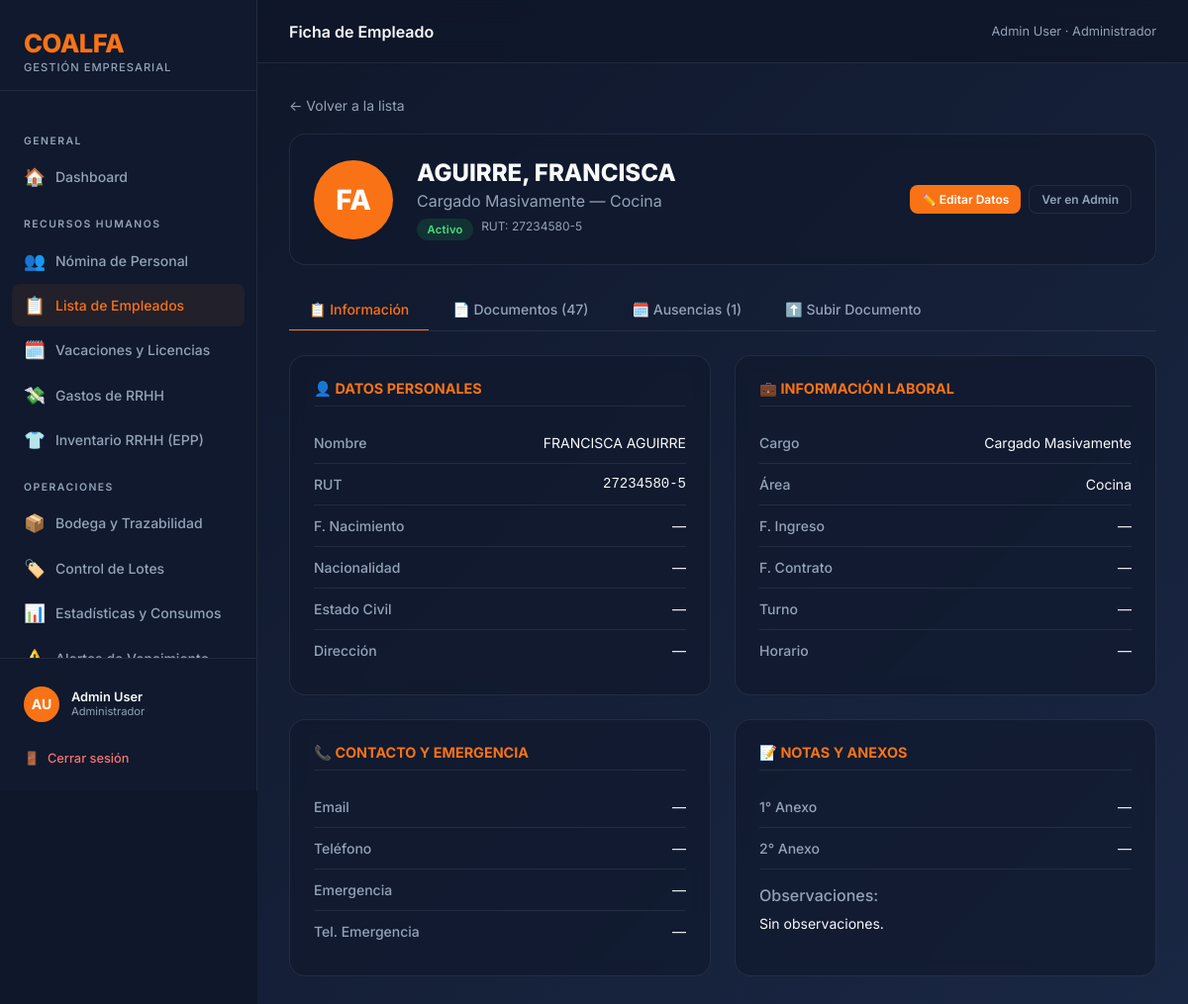
/rrhh/empleados/51/ (signed in), run on the app's committed database.
### coalfa/models.py (models this page shows, shortened)
class Usuario(AbstractBaseUser, PermissionsMixin):
    ROL_CHOICES = [
        ("ADMIN", "Administrador"),
        ("RRHH", "Recursos Humanos"),
        ("OPERACIONAL", "Operacional"),
        ("GERENTE", "Gerente"),
        ("AUDITOR", "Auditor (Solo Lectura)"),
    ]
    rut = models.CharField(max_length=12, unique=True, verbose_name="RUT", validators=[rut_validator])
    nombre = models.CharField(max_length=60, verbose_name="Nombre")
    apellido = models.CharField(max_length=60, verbose_name="Apellido")
    rol = models.CharField(max_length=15, choices=ROL_CHOICES, default="RRHH", verbose_name="Rol")
    is_active = models.BooleanField(default=True, verbose_name="Activo")
    is_staff = models.BooleanField(default=False, verbose_name="Es staff")
    solicitud_pendiente = models.BooleanField(default=False, verbose_name="Solicitud pendiente de aprobación")
    date_joined = models.DateTimeField(default=timezone.now, verbose_name="Fecha de registro")
    USERNAME_FIELD = "rut"
    REQUIRED_FIELDS = ["nombre", "apellido"]
    objects = UsuarioManager()
    def get_full_name(self):
        return f"{self.nombre} {self.apellido}"
    class Meta:
        verbose_name = "Usuario"
        verbose_name_plural = "Usuarios"

### rrhh/models.py (models this page shows, shortened)
class Empleado(models.Model):
    ESTADO_CHOICES = [
        ("ACTIVO", "Activo"),
        ("VACACIONES", "En Vacaciones"),
        ("LICENCIA", "Con Licencia"),
        ("FINIQUITADO", "Finiquitado"),
    ]
    AREA_CHOICES = [
        ("BODEGA", "Bodega"),
        ("COCINA", "Cocina"),
        ("REPOSTERIA", "Repostería"),
        ("LINEA", "Línea"),
        ("ADMINISTRACION", "Administración"),
        ("RRHH", "Recursos Humanos"),
        ("OTRO", "Otro"),
    ]
    nombre = models.CharField(max_length=100)
    apellido = models.CharField(max_length=100)
    rut = models.CharField(max_length=12, unique=True, validators=[rut_validator])
    cargo = models.CharField(max_length=100)
    area = models.CharField(max_length=20, choices=AREA_CHOICES, default="OTRO")
    email = models.EmailField(blank=True, null=True)
    telefono = models.CharField(max_length=20, blank=True, null=True)
    estado = models.CharField(max_length=15, choices=ESTADO_CHOICES, default="ACTIVO", db_index=True)
    fecha_ingreso = models.DateField(null=True, blank=True)
    fecha_nacimiento = models.DateField(null=True, blank=True)
    nacionalidad = models.CharField(max_length=50, blank=True)
    direccion = models.CharField(max_length=255, blank=True)
    estado_civil = models.CharField(max_length=20, blank=True)
    fecha_contrato = models.DateField(null=True, blank=True)
    anexo_1 = models.DateField(null=True, blank=True)
    anexo_2 = models.DateField(null=True, blank=True)
    turno = models.CharField(max_length=50, blank=True)
    horario = models.CharField(max_length=100, blank=True)
    emergencia_nombre = models.CharField(max_length=100, blank=True)
    emergencia_telefono = models.CharField(max_length=20, blank=True)
    observaciones = models.TextField(blank=True)
    foto = models.ImageField(upload_to="empleados/fotos/", blank=True, null=True)
    class Meta:
        verbose_name = "Empleado"
        verbose_name_plural = "Empleados"
        ordering = ["apellido", "nombre"]

### rrhh/views.py (the view, shortened to what this page needs)
# urls.py: path("empleados/<int:pk>/", views.detalle_empleado, name="rrhh_detalle_empleado"),
@rrhh_required
def detalle_empleado(request, pk):
    empleado = get_object_or_404(Empleado, pk=pk)
    documentos = empleado.documentos.all()
    ausencias = empleado.ausencias.all()
    form = SubirDocumentoForm()
    return render(request, "rrhh/detalle_empleado.html", {
        "empleado": empleado, "documentos": documentos,
        "ausencias": ausencias, "form": form,
        "tipo_choices": Documento.TIPO_CHOICES,
    })

### coalfa/context_processors.py (called while the page is built)
def solicitudes_pendientes(request):
    if request.user.is_authenticated and getattr(request.user, 'rol', None) == 'ADMIN':
        count = Usuario.objects.filter(solicitud_pendiente=True).count()
        return {'solicitudes_count': count}
    return {}

### rrhh/templates/rrhh/detalle_empleado.html (shortened to what this page needs)
{% extends 'base.html' %}
{% block topbar_title %}Ficha de Empleado{% endblock %}
{% block nav_empleados %}active{% endblock %}
{% block content %}
<a href="{% url 'rrhh_lista_empleados' %}"
    style="color:var(--text-muted);text-decoration:none;font-size:0.875rem;display:inline-flex;align-items:center;gap:0.25rem;margin-bottom:1.25rem;">←
    Volver a la lista</a>
<div class="card" style="margin-bottom:1.5rem;">
    <div style="display:flex;align-items:center;gap:1.5rem;flex-wrap:wrap;">
        {% if empleado.foto %}
        <img src="{{ empleado.foto.url }}" style="width:80px;height:80px;border-radius:50%;object-fit:cover;">
        {% else %}
        <div
            style="width:80px;height:80px;border-radius:50%;background:var(--accent);display:flex;align-items:center;justify-content:center;font-size:1.75rem;font-weight:800;color:white;flex-shrink:0;">
            {{ empleado.nombre|first }}{{ empleado.apellido|first }}
        </div>
        {% endif %}
        <div style="flex:1;">
            <h1 style="font-size:1.5rem;font-weight:800;">{{ empleado.apellido }}, {{ empleado.nombre }}</h1>
            <p style="color:var(--text-muted);margin-top:0.25rem;">{{ empleado.cargo }} &mdash; {{ empleado.get_area_display }}</p>
            <div style="margin-top:0.5rem;display:flex;gap:0.5rem;flex-wrap:wrap;">
                <span class="badge badge-{{ empleado.estado|lower }}">{{ empleado.get_estado_display }}</span>
                <span style="font-size:0.75rem;color:var(--text-muted);">RUT: {{ empleado.rut }}</span>
            </div>
        </div>
        <div style="display:flex; gap:0.5rem; flex-wrap:wrap;">
            <a href="{% url 'rrhh_editar_empleado' empleado.pk %}" class="btn btn-primary btn-sm">✏️ Editar Datos</a>
            <a href="/admin/rrhh/empleado/{{ empleado.pk }}/change/" class="btn btn-ghost btn-sm">Ver en Admin</a>
        </div>
    </div>
</div>
<div class="tabs">
    <a class="tab active" href="#" onclick="switchTab(event,'tab-info')">📋 Información</a>
    <a class="tab" href="#" onclick="switchTab(event,'tab-docs')">📄 Documentos ({{ documentos.count }})</a>
    <a class="tab" href="#" onclick="switchTab(event,'tab-ausencias')">🗓️ Ausencias ({{ ausencias.count }})</a>
    <a class="tab" href="#" onclick="switchTab(event,'tab-subir')">⬆️ Subir Documento</a>
</div>
<div id="tab-info" class="panel active">
    <div style="display: grid; grid-template-columns: repeat(auto-fit, minmax(280px, 1fr)); gap: 1.5rem;">
        <div class="card">
            <h3 style="font-size: 0.9rem; font-weight: 700; margin-bottom: 1rem; border-bottom: 1px solid var(--border); padding-bottom: 0.5rem; color: var(--accent);">👤 DATOS PERSONALES</h3>
            <div class="info-row"><span class="info-label">Nombre</span><span>{{ empleado.nombre }} {{ empleado.apellido }}</span></div>
            <div class="info-row"><span class="info-label">RUT</span><span style="font-family:monospace;">{{ empleado.rut }}</span></div>
            <div class="info-row"><span class="info-label">F. Nacimiento</span><span>{{ empleado.fecha_nacimiento|date:"d/m/Y"|default:"—" }}</span></div>
            <div class="info-row"><span class="info-label">Nacionalidad</span><span>{{ empleado.nacionalidad|default:"—" }}</span></div>
            <div class="info-row"><span class="info-label">Estado Civil</span><span>{{ empleado.estado_civil|default:"—" }}</span></div>
            <div class="info-row" style="border:none;"><span class="info-label">Dirección</span><span>{{ empleado.direccion|default:"—" }}</span></div>
        </div>
        <div class="card">
            <h3 style="font-size: 0.9rem; font-weight: 700; margin-bottom: 1rem; border-bottom: 1px solid var(--border); padding-bottom: 0.5rem; color: var(--accent);">💼 INFORMACIÓN LABORAL</h3>
            <div class="info-row"><span class="info-label">Cargo</span><span>{{ empleado.cargo }}</span></div>
            <div class="info-row"><span class="info-label">Área</span><span>{{ empleado.get_area_display }}</span></div>
            <div class="info-row"><span class="info-label">F. Ingreso</span><span>{{ empleado.fecha_ingreso|date:"d/m/Y"|default:"—" }}</span></div>
            <div class="info-row"><span class="info-label">F. Contrato</span><span>{{ empleado.fecha_contrato|date:"d/m/Y"|default:"—" }}</span></div>
            <div class="info-row"><span class="info-label">Turno</span><span>{{ empleado.turno|default:"—" }}</span></div>
            <div class="info-row" style="border:none;"><span class="info-label">Horario</span><span>{{ empleado.horario|default:"—" }}</span></div>
        </div>
        <div class="card">
            <h3 style="font-size: 0.9rem; font-weight: 700; margin-bottom: 1rem; border-bottom: 1px solid var(--border); padding-bottom: 0.5rem; color: var(--accent);">📞 CONTACTO Y EMERGENCIA</h3>
            <div class="info-row"><span class="info-label">Email</span><span>{{ empleado.email|default:"—" }}</span></div>
            <div class="info-row"><span class="info-label">Teléfono</span><span>{{ empleado.telefono|default:"—" }}</span></div>
            <div class="info-row"><span class="info-label">Emergencia</span><span>{{ empleado.emergencia_nombre|default:"—" }}</span></div>
            <div class="info-row" style="border:none;"><span class="info-label">Tel. Emergencia</span><span>{{ empleado.emergencia_telefono|default:"—" }}</span></div>
        </div>
        <div class="card">
            <h3 style="font-size: 0.9rem; font-weight: 700; margin-bottom: 1rem; border-bottom: 1px solid var(--border); padding-bottom: 0.5rem; color: var(--accent);">📝 NOTAS Y ANEXOS</h3>
            <div class="info-row"><span class="info-label">1° Anexo</span><span>{{ empleado.anexo_1|date:"d/m/Y"|default:"—" }}</span></div>
            <div class="info-row"><span class="info-label">2° Anexo</span><span>{{ empleado.anexo_2|date:"d/m/Y"|default:"—" }}</span></div>
            <div style="margin-top: 1rem;">
                <span class="info-label" style="display:block; margin-bottom:0.5rem;">Observaciones:</span>
                <p style="font-size:0.875rem; color:var(--text); line-height:1.5; white-space: pre-wrap;">{{ empleado.observaciones|default:"Sin observaciones." }}</p>
            </div>
        </div>
    </div>
</div>
{% endblock %}

### templates/base.html (shortened to what this page needs)
<!DOCTYPE html>
<html lang="es">
<head>
    <link rel="stylesheet" href="https://unpkg.com/nprogress@0.2.0/nprogress.css" />
</head>
<body>
    <div class="sidebar">
        <div class="sidebar-brand">
            <div class="logo-text">COALFA</div>
            <div class="logo-sub">Gestión Empresarial</div>
        </div>
        <nav class="sidebar-nav">
            <div class="nav-section-label">General</div>
            <a href="{% url 'dashboard' %}" class="nav-item {% block nav_home %}{% endblock %}">
                <span class="icon">🏠</span> Dashboard
            </a>
            {% if user.rol == 'RRHH' or user.rol == 'ADMIN' or user.rol == 'GERENTE' or user.rol == 'AUDITOR' %}
            <div class="nav-section-label">Recursos Humanos</div>
            <a href="{% url 'rrhh_dashboard' %}" class="nav-item {% block nav_rrhh %}{% endblock %}">
                <span class="icon">👥</span> Nómina de Personal
            </a>
            <a href="{% url 'rrhh_lista_empleados' %}" class="nav-item {% block nav_empleados %}{% endblock %}">
                <span class="icon">📋</span> Lista de Empleados
            </a>
            <a href="{% url 'rrhh_ausencias' %}" class="nav-item {% block nav_ausencias %}{% endblock %}">
                <span class="icon">🗓️</span> Vacaciones y Licencias
            </a>
            <a href="{% url 'rrhh_gastos' %}" class="nav-item {% block nav_rrhh_gastos %}{% endblock %}">
                <span class="icon">💸</span> Gastos de RRHH
            </a>
            <a href="{% url 'rrhh_inventario' %}" class="nav-item {% block nav_rrhh_inventario %}{% endblock %}">
                <span class="icon">👕</span> Inventario RRHH (EPP)
            </a>
            {% endif %}
            {% if user.rol == 'OPERACIONAL' or user.rol == 'ADMIN' or user.rol == 'GERENTE' or user.rol == 'AUDITOR' %}
            <div class="nav-section-label">Operaciones</div>
            <a href="{% url 'inventario_dashboard' %}" class="nav-item {% block nav_inventario %}{% endblock %}">
                <span class="icon">📦</span> Bodega y Trazabilidad
            </a>
            <a href="{% url 'inventario_lista_lotes' %}" class="nav-item {% block nav_lotes %}{% endblock %}">
                <span class="icon">🏷️</span> Control de Lotes
            </a>
            <a href="{% url 'inventario_resumen_consumo' %}" class="nav-item {% block nav_consumo %}{% endblock %}">
                <span class="icon">📊</span> Estadísticas y Consumos
            </a>
            <a href="{% url 'inventario_alertas' %}" class="nav-item {% block nav_alertas %}{% endblock %}">
                <span class="icon">⚠️</span> Alertas de Vencimiento
            </a>
            {% endif %}
        </nav>
        <div class="sidebar-footer">
            <div class="user-info">
                <div class="user-avatar">{{ user.nombre|first }}{{ user.apellido|first }}</div>
                <div>
                    <div class="user-name">{{ user.get_full_name }}</div>
                    <div class="user-role">{{ user.get_rol_display }}</div>
                </div>
            </div>
            <a href="{% url 'logout' %}" class="btn-logout">
                <span>🚪</span> Cerrar sesión
            </a>
        </div>
    </div>
    <div class="main-wrapper">
        <div class="topbar">
            <div class="topbar-title">{% block topbar_title %}Dashboard{% endblock %}</div>
            <div class="topbar-breadcrumb">{{ user.get_full_name }} · {{ user.get_rol_display }}</div>
        </div>
        <div class="page-content">
            {% block content %}{% endblock %}
        </div>
    </div>
</body>
</html>

### data on the page
Usuario: nombre|first "A", apellido|first "U", get_full_name "Admin User", rol "Administrador"
Empleado: nombre|first "F", apellido|first "A", apellido "AGUIRRE", nombre "FRANCISCA", cargo "Cargado Masivamente", area "Cocina", estado "Activo", rut "27234580-5", count "47", count "1", fecha_nacimiento "—", nacionalidad "—", estado_civil "—", direccion "—", fecha_ingreso "—", fecha_contrato "—", turno "—", horario "—", email "—", telefono "—", emergencia_nombre "—", emergencia_telefono "—", anexo_1 "—", anexo_2 "—", observaciones "Sin observaciones."
